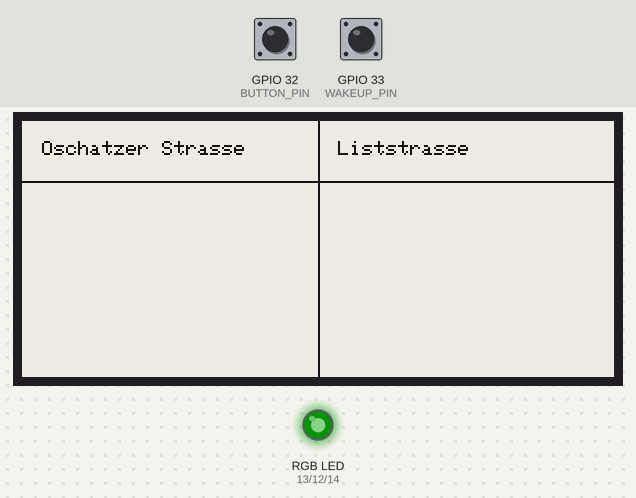
A sketch run on a simulated ESP32. On the bench: 296×128 one-colour display, an RGB LED mixed from three pins (HIGH = lit). Inputs (shaded band) come from the test bench; at power-on: GPIO 32 (BUTTON_PIN) HIGH, GPIO 33 (WAKEUP_PIN) HIGH. Dim RGB values are drawn brighter than linear; WiFi joins after 1.5 s; servers stay silent unless stated; uploads are accepted with an empty reply; random numbers use the default seed unless the sketch sets one; what the sketch prints to the serial monitor is not drawn. At 13.8 s the program puts the board to deep sleep or switches it off; the recording ends there.

Above: at 10.0 s.
10.1 s: GPIO 32 (BUTTON_PIN) pulled LOW for 0.15 s
At 12.0 s:
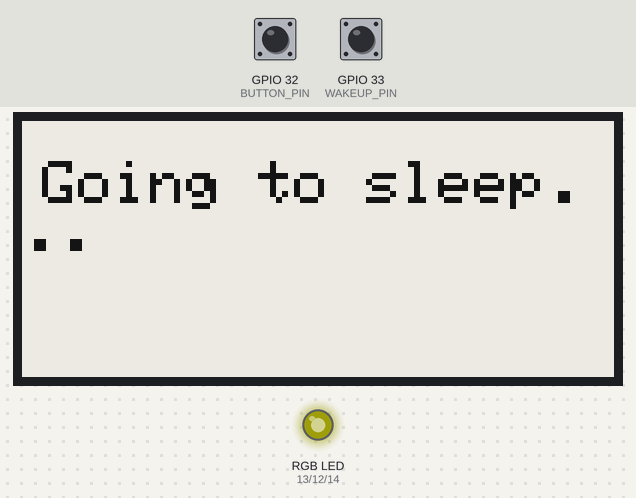
Timing chart, 0 to 13.5 s (numbered marks = the images above; inputs shaded):
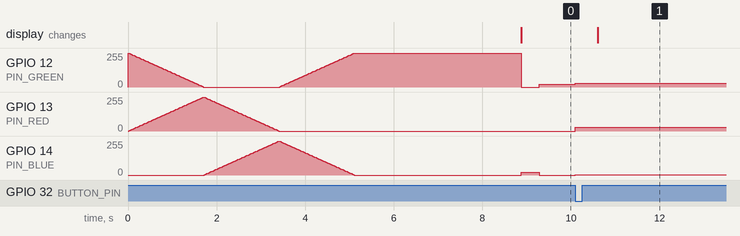

Measured:
- after the input at 10.1 s, GPIO 12 (PIN_GREEN): 20/255 → 30/255 at once; GPIO 13 (PIN_RED): 0/255 → 30/255 at once; GPIO 14 (PIN_BLUE): 0/255 → 2/255 at once; the display: changes after 0.50 s (image 1)

The sketch:

dvb_monitor.ino
```cpp
#include "wifi_setup.h"
#include "display_handler.h"
#include "api_handler.h"
#include "ota_update.h"
#include "sleep_handler.h"
#include "button_handler.h"
#include "led.h"

void setup() {
    Serial.begin(115200);
    setUpLed();
    ledColorPlay(); //Rainbow
    setupWiFi();
    setupDisplay();
    setupOTA();
    setupButton();
    Serial.println("Setup complete!");
    setColor(0,0,0);
}

void loop() {
    static unsigned long lastFetch = -10000;
    const unsigned long fetchInterval = 10000;  // Fetch data every 10 sec

    if (millis() - lastFetch >= fetchInterval) {
        lastFetch = millis();
        JsonDocument doc1, doc2;
        setColor(0,0,20); //Grün

        if (fetchHaltestellenData(
                "http://widgets.vvo-online.de/abfahrtsmonitor/Abfahrten.do?hst=Oschatzer%20Straße&vz=5&ort=Dresden&lim=6",
                "http://widgets.vvo-online.de/abfahrtsmonitor/Abfahrten.do?hst=Liststraße&vz=5&ort=Dresden&lim=6",
                doc1, doc2)) {
            displayDepartures(doc1, doc2);
        }
    }
    handleSleep();
    handleButton();
    handleOTA();
    handleWakingup();
    setColor(0,20,0);


}
```

api_handler.cpp
```cpp
#include "api_handler.h"
#include <WiFi.h>
#include <HTTPClient.h>
#include <ArduinoJson.h>  // Ensure this is included

bool fetchHaltestellenData(const char* url1, const char* url2,
                           JsonDocument& doc1,
                           JsonDocument& doc2) {
    if (WiFi.status() != WL_CONNECTED) {
        Serial.println("WiFi not connected!");
        return false;
    }

    HTTPClient http1, http2;
    http1.begin(url1);
    http2.begin(url2);

    int httpCode1 = http1.GET();
    int httpCode2 = http2.GET();

    if (httpCode1 == 200 && httpCode2 == 200) {
        String payload1 = http1.getString();
        String payload2 = http2.getString();

        DeserializationError error1 = deserializeJson(doc1, payload1);
        DeserializationError error2 = deserializeJson(doc2, payload2);

        http1.end();
        http2.end();

        if (error1 || error2) {
            Serial.println("JSON Parsing Error");
            return false;
        }
        return true;
    } else {
        Serial.printf("HTTP Error: %d (URL1), %d (URL2)\n", httpCode1, httpCode2);
        http1.end();
        http2.end();
        return false;
    }
}
```

api_handler.h
```cpp
#ifndef API_HANDLER_H
#define API_HANDLER_H

#include <ArduinoJson.h>  // Ensure this is included

bool fetchHaltestellenData(const char* url1, const char* url2, JsonDocument& doc1, JsonDocument& doc2);

#endif
```

button_handler.cpp
```cpp
#include "button_handler.h"
#include <Arduino.h>
#include "led.h"
#include "display_handler.h"
#include "sleep_handler.h"
#include "driver/rtc_io.h"

#define BUTTON_PIN 32
#define WAKEUP_PIN GPIO_NUM_33

void setupButton() {
    pinMode(BUTTON_PIN, INPUT_PULLUP);  // No more error here

    esp_sleep_enable_ext0_wakeup(WAKEUP_PIN, 0);
    pinMode(WAKEUP_PIN, INPUT_PULLUP);
}

void handleButton() {
    if (digitalRead(BUTTON_PIN) == LOW) {
        setColor(30,30,2);  //Gelb
        Serial.println("Button pressed! Going to deep sleep...");
        displayMessage("Going to sleep...");
        delay(1000);
        clearDisplay();
        goToDeepSleep();
    }
}

void handleWakingup(){
    if (digitalRead(WAKEUP_PIN) == LOW) {
        setColor(10,30,30); //Orange
        Serial.println("Button pressed! Waking up...");
}
}
```

button_handler.h
```cpp
#ifndef BUTTON_HANDLER_H
#define BUTTON_HANDLER_H

void setupButton();
void handleButton();
void handleWakingup();
#endif
```

display_handler.cpp
```cpp
#include <Arduino.h>
#include <GxEPD2_BW.h>
#include <Adafruit_GFX.h>
#include "display_handler.h"


#define EINK_CS 5
#define EINK_DC 17
#define EINK_RST 16
#define EINK_BUSY 4

const char* station1 = "Oschatzer Strasse";
const char* station2 = "Liststrasse";

GxEPD2_BW<GxEPD2_290_T94_V2, GxEPD2_290_T94_V2::HEIGHT> display(GxEPD2_290_T94_V2(EINK_CS, EINK_DC, EINK_RST, EINK_BUSY));

void displayStationNames(const char* name1, const char* name2) {
    display.setFullWindow();
    display.firstPage();
    do {
        display.fillScreen(GxEPD_WHITE);
        display.setTextColor(GxEPD_BLACK);
        display.setTextSize(1);

        // **Stationsnamen einmalig anzeigen**
        display.setCursor(10, 10);
        display.println(name1);
        display.setCursor(158, 10);
        display.println(name2);

        // **Linien für das Layout**
        display.drawLine(0, 30, 295, 30, GxEPD_BLACK);
        display.drawLine(148, 0, 148, 295, GxEPD_BLACK);

    } while (display.nextPage());

    display.hibernate();
}

void setupDisplay() {
    display.init();
    display.setRotation(1);
    displayStationNames(station1, station2);
}

void displayMessage(const char* message) {
    display.setPartialWindow(0, 0, display.width(), display.height());
    display.firstPage();
    do {
        display.fillScreen(GxEPD_WHITE);
        display.setCursor(10, 20);
        display.setTextColor(GxEPD_BLACK);
        display.setTextSize(3);
        display.println(message);
    } while (display.nextPage());
}

void displayDepartures(JsonDocument& doc1, JsonDocument& doc2) {
    display.setPartialWindow(0, 35, display.width(), display.height() - 35);  // Update nur Abfahrtsbereich
    display.firstPage();
    do {
        display.fillScreen(GxEPD_WHITE);
        display.setTextColor(GxEPD_BLACK);
        display.setTextSize(1);
        display.drawLine(0, 30, 295, 30, GxEPD_BLACK);
        display.drawLine(148, 0, 148, 295, GxEPD_BLACK);

        // Display departures for station 1
        int yPosition1 = 40;
        for (JsonArray departure : doc1.as<JsonArray>()) {
            if (yPosition1 > 280) break;

            String line = departure[0].as<String>();
            String direction = departure[1].as<String>();
            // Begrenze die Länge der Richtung auf 12 Zeichen
            if (direction.length() > 12) {
              direction = direction.substring(0, 12);
            }
            int minutes = departure[2].as<int>();
            display.setCursor(10, yPosition1);
            display.printf("%s %s %d m", line.c_str(), direction.c_str(), minutes);
            yPosition1 += 15;
        }

        // Display departures for station 2
        int yPosition2 = 40;
        for (JsonArray departure : doc2.as<JsonArray>()) {
            if (yPosition2 > 280) break;
            String line = departure[0].as<String>();
            String direction = departure[1].as<String>();
             // Begrenze die Länge der Richtung auf 12 Zeichen
            if (direction.length() > 12) {
              direction = direction.substring(0, 12);
            }
            int minutes = departure[2].as<int>();
            display.setCursor(158, yPosition2);
            display.printf("%s %s %d m", line.c_str(), direction.c_str(), minutes);
            yPosition2 += 15;
        }
    } while (display.nextPage());
}


void clearDisplay() {
    display.setFullWindow();
    display.firstPage();
    do {
        display.fillScreen(GxEPD_WHITE);
    } while (display.nextPage());
}
```

display_handler.h
```cpp
#ifndef DISPLAY_HANDLER_H
#define DISPLAY_HANDLER_H
#include <Arduino.h>
#include <ArduinoJson.h>  // Ensure this is included

void setupDisplay();
void displayMessage(const char* message);
void clearDisplay();
void displayDepartures(JsonDocument& doc1, JsonDocument& doc2);
void displayStationNames(const char* name1, const char* name2);
#endif
```

led.cpp
```cpp
#include "led.h"
#include <Arduino.h>

#define PIN_RED    13 // GPIO23
#define PIN_GREEN  12 // GPIO22
#define PIN_BLUE   14 // GPIO21

void setUpLed(){
  pinMode(PIN_RED,   OUTPUT);
  pinMode(PIN_GREEN, OUTPUT);
  pinMode(PIN_BLUE,  OUTPUT);

}

void setColor(int R, int G, int B){
  analogWrite(PIN_RED,   R);
  analogWrite(PIN_GREEN, G);
  analogWrite(PIN_BLUE,  B);

}

void ledColorPlay() {
    int brightness = 255;  // Max brightness
    int speed = 20;        // Delay between color changes

    // 🌈 Rainbow transition loop
    for (int i = 0; i < 256; i++) {
        int r, g, b;

        // Color cycling through the rainbow spectrum
        if (i < 85) {
            r = i * 3;
            g = 255 - i * 3;
            b = 0;
        } else if (i < 170) {
            r = 255 - (i - 85) * 3;
            g = 0;
            b = (i - 85) * 3;
        } else {
            r = 0;
            g = (i - 170) * 3;
            b = 255 - (i - 170) * 3;
        }

        setColor(r * brightness / 255, g * brightness / 255, b * brightness / 255);
        delay(speed);
    }
}


void fireEffect() {
    int minBrightness = 50;
    int maxBrightness = 255;
    int speed = 50; // Flickering speed

    for (int i = 0; i < 50; i++) {
        int flicker = random(minBrightness, maxBrightness);
        setColor(flicker, flicker / 2, 0);  // Warm yellow-orange glow
        delay(random(30, speed));
    }
}


void breathingEffect() {
    int speed = 5;  // Speed of breathing

    // Fade in
    for (int i = 0; i <= 50; i += speed) {
        setColor(0, 0, i);  // Blue breathing effect
        delay(20);
    }

    // Fade out
    for (int i = 50; i >= 0; i -= speed) {
        setColor(0, 0, i);
        delay(20);
    }
}
```

led.h
```cpp
#ifndef LED_H
#define LED_H

void setColor(int R, int G, int B);
void setUpLed();
void ledColorPlay();
void fireEffect();
void breathingEffect();

#endif
```

ota_update.cpp
```cpp
#include "ota_update.h"
#include <ArduinoOTA.h>
#include <WiFi.h>

void setupOTA() {
    ArduinoOTA.begin();
    Serial.println("OTA ready!");
    Serial.print("IP Address: ");
    Serial.println(WiFi.localIP());
}

void handleOTA() {
    ArduinoOTA.handle();
}
```

ota_update.h
```cpp
#ifndef OTA_UPDATE_H
#define OTA_UPDATE_H

void setupOTA();
void handleOTA();

#endif
```

sleep_handler.cpp
```cpp
#include "sleep_handler.h"
#include <Arduino.h>
#include "display_handler.h"
#include <esp_sleep.h>

void handleSleep() {
    static unsigned long previousMillisSleep = 0;
    const unsigned long sleepInterval = 300000;  // 5 minutes (300,000 ms)

    if (millis() - previousMillisSleep >= sleepInterval) {
        Serial.println("Going to deep sleep after 5 min");
        displayMessage("Going to deep sleep after 5 min");
        delay(1000);
        previousMillisSleep = millis();  // ✅ Update the last sleep time
        clearDisplay();
        goToDeepSleep();

    }
}

void goToDeepSleep() {
    //esp_light_sleep_start();
    esp_deep_sleep_start();
}
```

sleep_handler.h
```cpp
#ifndef SLEEP_HANDLER_H
#define SLEEP_HANDLER_H

void handleSleep();
void goToDeepSleep();

#endif
```

wifi_setup.cpp
```cpp
#include <WiFi.h>


// WLAN-Konfiguration
const char* ssid = "";
const char* password = "";


void setupWiFi(){

    WiFi.begin(ssid, password);
    while (WiFi.status() != WL_CONNECTED) {
      delay(500);
      Serial.print(".");
    }
    Serial.println("\nWLAN verbunden!");
}
```

wifi_setup.h
```cpp
#ifndef WIFI_SETUP_H
#define WIFI_SETUP_H

void setupWiFi();

#endif
```
